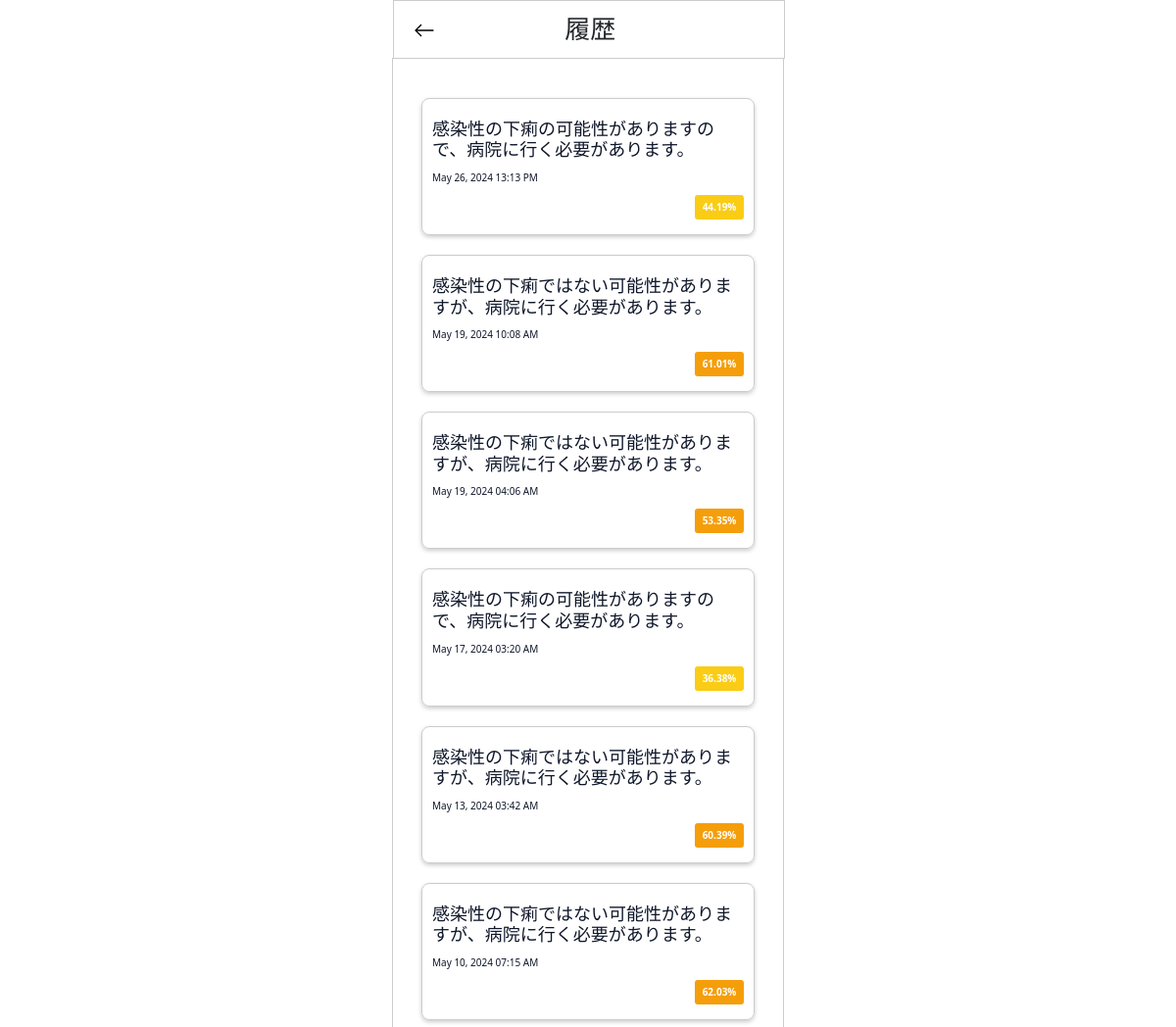
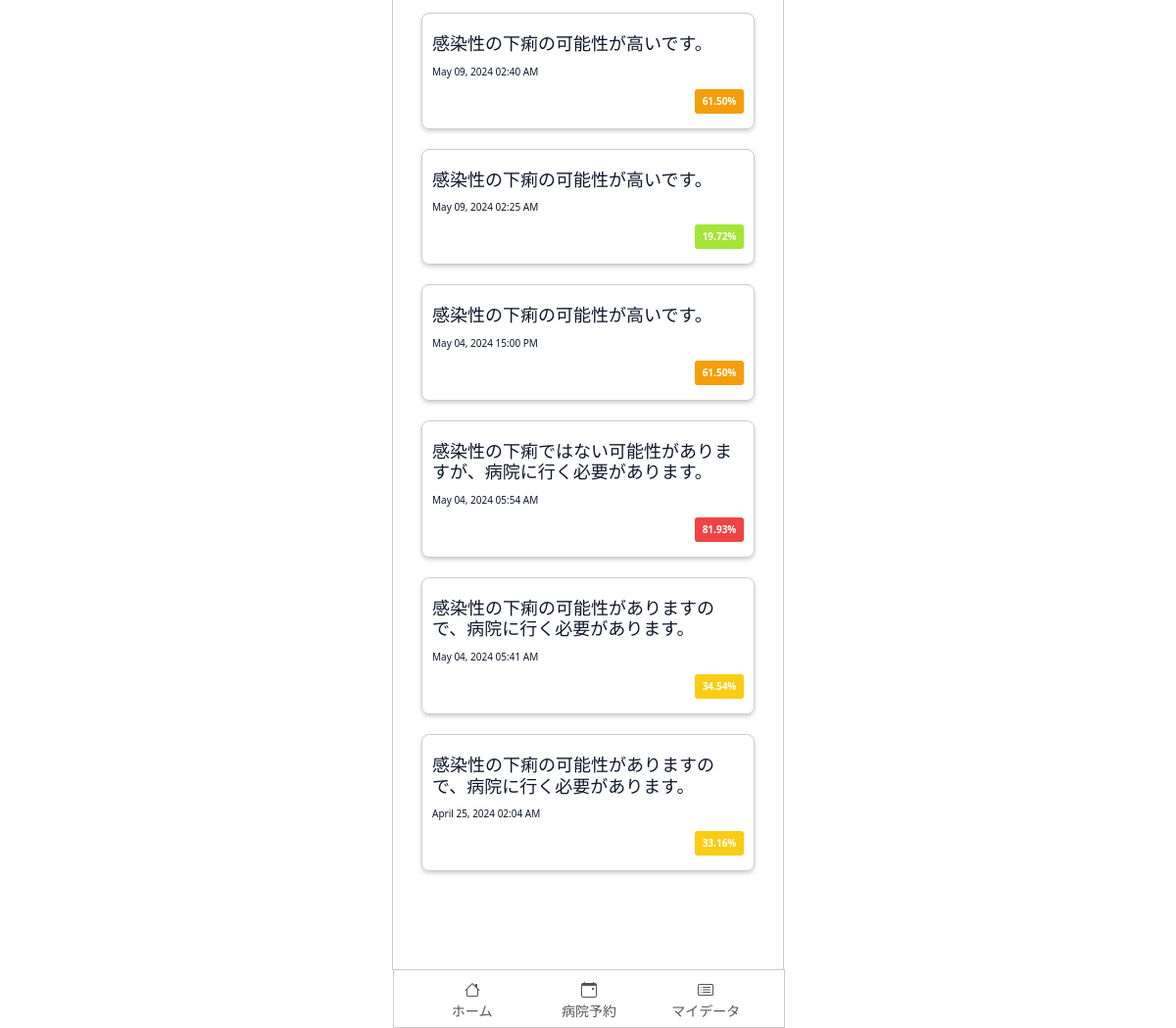
The page /jp/history/ (signed in) on the database its author committed (2 pictures, top to bottom).
### home/models.py (models this page shows, shortened)
class SymptomCheckSession(models.Model):
    user = models.ForeignKey(User, on_delete=models.CASCADE, related_name='symptom_sessions')
    created_at = models.DateTimeField(auto_now_add=True)
    conclusion_text = models.TextField()
    odds_percentage = models.TextField()
    id_conclusion = models.TextField(default=0)

### home/views.py (the view)
# urls.py: path('history/', views.history, name='history'),
@login_required
@csrf_exempt
def history(request):
    history = SymptomCheckSession.objects.filter(user=request.user).order_by('-created_at')
    for his in history:
        his.conclusion_text = _(his.conclusion_text)
    context = {
        'histories': history
    }
    return render(request, 'home/history.html', context)

### home/context_processors.py (called while the page is built)
def media_url(request):
    return {
        'media_url': settings.MEDIA_URL,
    }

### home/templatetags/custom_filters.py (called while the page is built)
@register.filter
def to_float(value):
    try:
        return float(value.replace('%', ''))
    except ValueError:
        return 0

### templates/home/history.html (shortened to what this page needs)
{% load static %}
{% load i18n %}
{% load custom_filters %}
<!DOCTYPE html>
<html lang="en">
  <head>
    <link rel="stylesheet" href="{% static "home/history.css" %}">
    <link href="https://getbootstrap.com/docs/5.3/assets/css/docs.css" rel="stylesheet">
    <link href="https://cdn.jsdelivr.net/npm/bootstrap@5.3.3/dist/css/bootstrap.min.css" rel="stylesheet">
</head>
  <body>
    <section>
        <header>
            <a href="{% url "mydata" %}"><img src="{% static "home/arrow-left.svg" %}" alt="Back-arrow" style="width: 22px; height: 22px;"></a>
            <div class="top">
                <h1 class="h1">{% trans "History" %}</h1>
            </div>
            <div style="width: 22px; height: 22px;"></div>
        </header>
        <main>
          {% if histories %}
            {% for history in histories %}
            <a style="text-decoration: none" href="{% url "conclusion-detail" history.id_conclusion %}">
                <div class="hospital-item">
                    <div class="hospital-info">
                      <h2>{{ history.conclusion_text }}</h2>
                      <p>{{history.created_at|date:"F d, Y H:i A"}}</p>
                      <p class="percentage {% if history.odds_percentage|to_float <= 25 %}percentage-low{% elif history.odds_percentage|to_float > 25 and history.odds_percentage|to_float <= 50 %}percentage-medium{% elif history.odds_percentage|to_float > 50 and history.odds_percentage|to_float <= 80 %}percentage-high{% else %}percentage-very-high{% endif %}">
                          {{ history.odds_percentage }}
                      </p>
                    </div>
                </div>
            </a>
            {% endfor %}
          {% endif %}
        </main>
        <div class="footer">
          <a href="{% url "home" %}" class="nav-link" style="width: 70px;">
            <span>{% trans "Home" %}</span>
          </a>
          <a href="{% url "care" %}" class="nav-link" style="width: 70px;">
            <span>{% trans "Bookings" %}</span>
          </a>
          <a href="{% url "mydata" %}" class="nav-link" style="width: 70px;">
            <span>{% trans "My Data" %}</span>
          </a>
        </div>
    </section>
  </body>
</html>

### static/home/history.css (style rules this page uses)
body { min-height:100vh; display:flex; justify-content: center; align-items: center; overflow: hidden; scrollbar-width: none; }
section { height: fit-content; width:400px; border: 1px solid #ccc; }
header { padding-right: 20px; padding-left: 20px; height: 60px; display: flex; justify-content: space-between; align-items: center; flex-direction: row; position: fixed; top: 0; right: auto; left: auto; width: 100%; max-width: 400px; background-color: #ffffff; border: 1px solid #ccc; }
.top { width: 100%; display: flex; justify-content: center; }
h1 { margin: 0px !important; font-size: 26px !important;; }
h2 { margin-bottom: 10px!important; font-size: 22px !important; }
main { padding-right: 10%; padding-left: 10%; padding-top: 10%; padding-bottom: 20%; height: calc(100vh - 120px); overflow-y: auto; overflow-x: hidden; scrollbar-width: none; display: flex; flex-direction: column; align-items: center; }
.percentage-low { background: #a3e635; }
.percentage-medium { background: #facc15; }
.percentage-high { background: #f59e0b; }
.percentage-very-high { background: #ef4444; }
.percentage { border-radius: 20px; padding: 4px 12px; font-weight: bold; margin-left: 8px; display: inline-block; width: 50px; text-align: center; }
.hospital-item { margin-bottom: 20px; display: flex; width: 340px; border: 1px solid #ccc; border-radius: 8px; overflow: hidden; box-shadow: 0 2px 4px rgba(0, 0, 0, 0.2); position: relative; }
.hospital-info { padding: 10px; flex-grow: 1; }
.hospital-info h2 { margin: 10px 0; overflow: hidden; text-overflow: ellipsis; font-size: 18px !important; max-width: 320px; color: #0f172a; }
.hospital-item p { font-size: 10px; margin: 5px 0; color: #0f172a; }
.hospital-item p:last-of-type { float: right; display: inline-block; padding: 5px; color: #fff; border-radius: 3px; font-weight: bold; }
.footer { position: fixed; bottom: 0; left: auto; right: auto; width: 100%; max-width: 400px; display: flex; justify-content: space-around; height: 60px; flex-direction: row; align-items: center; color: #555; padding-right: 20px; padding-left: 20px; background-color: #ffffff; border: 1px solid #ccc; }
.footer a { color: #555; }
.nav-link { text-decoration: none; color: #000; text-align: center; padding-left: 10px; padding-right: 10px; }
.nav-link span { display: block; font-size: 14px; }

### rows shown on the page
SymptomCheckSession: conclusion_text "感染性の下痢の可能性がありますので、病院に行く必要があります。", created_at "May 26, 2024 13:13 PM", odds_percentage "44.19%"
SymptomCheckSession: conclusion_text "感染性の下痢ではない可能性がありますが、病院に行く必要があります。", created_at "May 19, 2024 10:08 AM", odds_percentage "61.01%"
SymptomCheckSession: conclusion_text "感染性の下痢ではない可能性がありますが、病院に行く必要があります。", created_at "May 19, 2024 04:06 AM", odds_percentage "53.35%"
SymptomCheckSession: conclusion_text "感染性の下痢の可能性がありますので、病院に行く必要があります。", created_at "May 17, 2024 03:20 AM", odds_percentage "36.38%"
SymptomCheckSession: conclusion_text "感染性の下痢ではない可能性がありますが、病院に行く必要があります。", created_at "May 13, 2024 03:42 AM", odds_percentage "60.39%"
SymptomCheckSession: conclusion_text "感染性の下痢ではない可能性がありますが、病院に行く必要があります。", created_at "May 10, 2024 07:15 AM", odds_percentage "62.03%"
SymptomCheckSession: conclusion_text "感染性の下痢の可能性が高いです。", created_at "May 09, 2024 02:40 AM", odds_percentage "61.50%"
SymptomCheckSession: conclusion_text "感染性の下痢の可能性が高いです。", created_at "May 09, 2024 02:25 AM", odds_percentage "19.72%"
SymptomCheckSession: conclusion_text "感染性の下痢の可能性が高いです。", created_at "May 04, 2024 15:00 PM", odds_percentage "61.50%"
SymptomCheckSession: conclusion_text "感染性の下痢ではない可能性がありますが、病院に行く必要があります。", created_at "May 04, 2024 05:54 AM", odds_percentage "81.93%"
SymptomCheckSession: conclusion_text "感染性の下痢の可能性がありますので、病院に行く必要があります。", created_at "May 04, 2024 05:41 AM", odds_percentage "34.54%"
SymptomCheckSession: conclusion_text "感染性の下痢の可能性がありますので、病院に行く必要があります。", created_at "April 25, 2024 02:04 AM", odds_percentage "33.16%"
